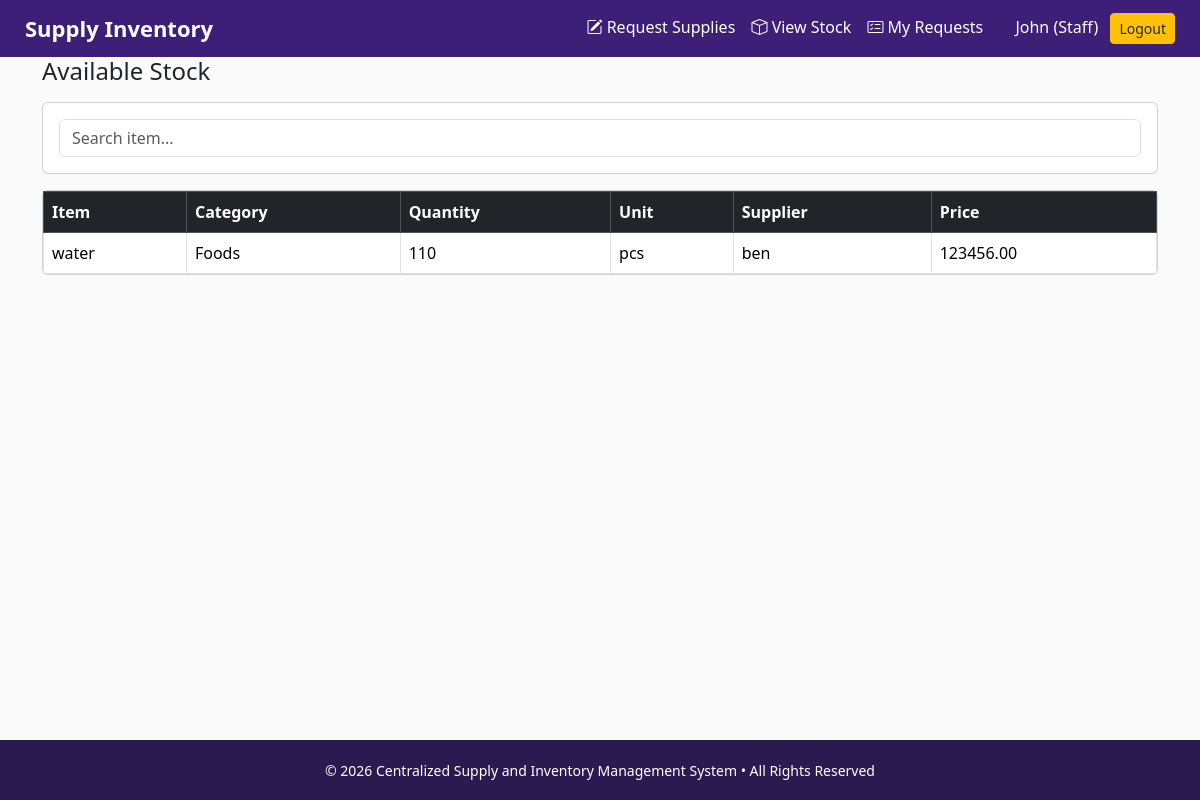
Screenshot of /dashboard.php?page=view_stock (signed in) with the database file from the repository.
### tables this page shows
CREATE TABLE `items` (
  `id` int(11) NOT NULL,
  `name` varchar(100) NOT NULL,
  `category_id` int(11) NOT NULL,
  `quantity` int(11) DEFAULT 0,
  `unit` varchar(20) DEFAULT NULL,
  `supplier` varchar(100) DEFAULT NULL,
  `price` decimal(10,2) DEFAULT NULL
);

CREATE TABLE `categories` (
  `id` int(11) NOT NULL,
  `name` varchar(100) NOT NULL,
  `description` varchar(255) DEFAULT NULL
);

### staff/view_stock.php (the view, shortened to what this page needs)
<?php
$result = $conn->query("
    SELECT items.*, categories.name AS cat_name
    FROM items
    JOIN categories ON items.category_id = categories.id
    ORDER BY items.name ASC
");
?>
<h4 class="mb-3">Available Stock</h4>
<div class="card mb-3">
    <div class="card-body">
        <input type="text" id="search" class="form-control" placeholder="Search item...">
    </div>
</div>
<div class="card">
    <div class="card-body p-0">
        <table class="table table-bordered table-hover mb-0">
            <thead class="table-dark">
                <tr>
                    <th>Item</th>
                    <th>Category</th>
                    <th>Quantity</th>
                    <th>Unit</th>
                    <th>Supplier</th>
                    <th>Price</th>
                </tr>
            </thead>
            <tbody id="stockTable">
                <?php while ($row = $result->fetch_assoc()): ?>
                <tr>
                    <td><?= htmlspecialchars($row['name']) ?></td>
                    <td><?= htmlspecialchars($row['cat_name']) ?></td>
                    <td><?= $row['quantity'] ?></td>
                    <td><?= htmlspecialchars($row['unit']) ?></td>
                    <td><?= htmlspecialchars($row['supplier']) ?></td>
                    <td><?= $row['price'] ?></td>
                </tr>
                <?php endwhile; ?>
            </tbody>
        </table>
    </div>
</div>

### dashboard.php (style rules this page uses)
body { background:#fafafb; font-family: 'Segoe UI', sans-serif; min-height:100vh; display:flex; flex-direction:column; }

### rows the page displays
items: name "water", category.name "Foods", quantity "110", unit "pcs", supplier "ben", price "123456.00"

### other values shown
$fullname "John"
$role "Staff"
